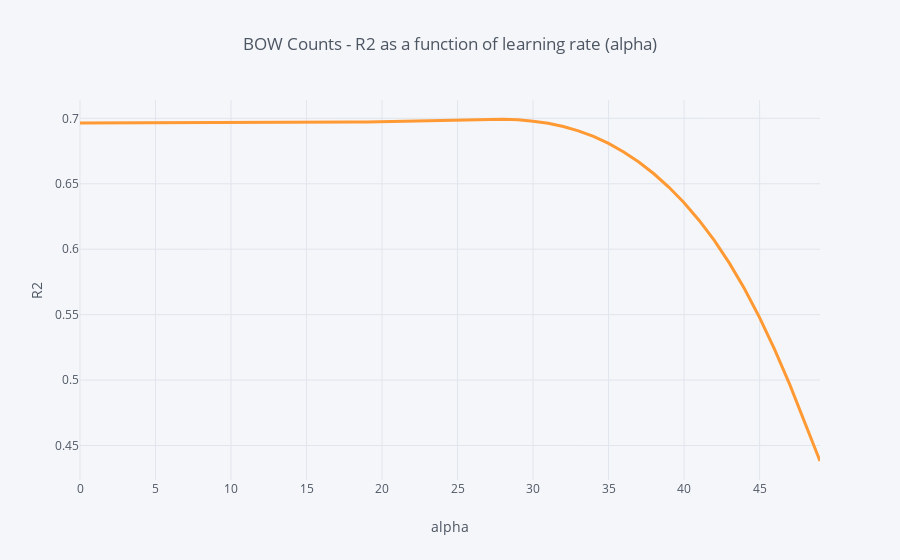

Notebook code for this chart:
### Code cell
cv_results = pd.DataFrame(r2_by_alpha, columns = ['alpha', 'r2'])
cv_results.r2.iplot(title = 'BOW Counts - R2 as a function of learning rate (alpha)',
                    xTitle = 'alpha',
                    yTitle = 'R2',
                    width = 3,
                    hline = (0,0)
                   )

### Figure 1 — Plotly figure (JSON) as saved in the notebook; plotly's stock layout.template omitted (floating-point values rounded to 4 significant figures)
{"data": [{"line": {"color": "rgba(255, 153, 51, 1.0)", "dash": "solid", "shape": "linear", "width": 3}, "mode": "lines", "name": "r2", "text": "", "type": "scatter", "x": [0, 1, 2, 3, 4, 5, 6, 7, 8, 9, 10, 11, 12, 13, 14, 15, 16, 17, 18, 19, 20, 21, 22, 23, 24, 25, 26, 27, 28, 29, 30, 31, 32, 33, 34, 35, 36, 37, 38, 39, 40, 41, 42, 43, 44, 45, 46, 47, 48, 49], "y": [0.6965, 0.6965, 0.6965, 0.6965, 0.6965, 0.6965, 0.6965, 0.6965, 0.6966, 0.6966, 0.6966, 0.6966, 0.6966, 0.6967, 0.6967, 0.6968, 0.6969, 0.697, 0.6971, 0.6973, 0.6975, 0.6978, 0.6981, 0.6984, 0.6988, 0.6991, 0.6994, 0.6995, 0.6994, 0.6988, 0.6978, 0.6962, 0.6937, 0.6905, 0.6862, 0.6808, 0.6743, 0.6666, 0.6576, 0.6473, 0.6355, 0.622, 0.6067, 0.5894, 0.5697, 0.5477, 0.5233, 0.4966, 0.468, 0.4382]}], "layout": {"autosize": true, "legend": {"bgcolor": "#F5F6F9", "font": {"color": "#4D5663"}}, "paper_bgcolor": "#F5F6F9", "plot_bgcolor": "#F5F6F9", "shapes": [{"line": {"color": "#db4052", "dash": "solid", "width": 1}, "type": "line", "x0": 0, "x1": 1, "xref": "paper", "y0": [0, 0], "y1": [0, 0], "yref": "y"}], "title": {"font": {"color": "#4D5663"}, "text": "BOW Counts - R2 as a function of learning rate (alpha)"}, "xaxis": {"autorange": true, "gridcolor": "#E1E5ED", "range": [0, 49], "showgrid": true, "tickfont": {"color": "#4D5663"}, "title": {"font": {"color": "#4D5663"}, "text": "alpha"}, "type": "linear", "zerolinecolor": "#E1E5ED"}, "yaxis": {"autorange": true, "gridcolor": "#E1E5ED", "range": [0.4237, 0.714], "showgrid": true, "tickfont": {"color": "#4D5663"}, "title": {"font": {"color": "#4D5663"}, "text": "R2"}, "type": "linear", "zerolinecolor": "#E1E5ED"}}}
